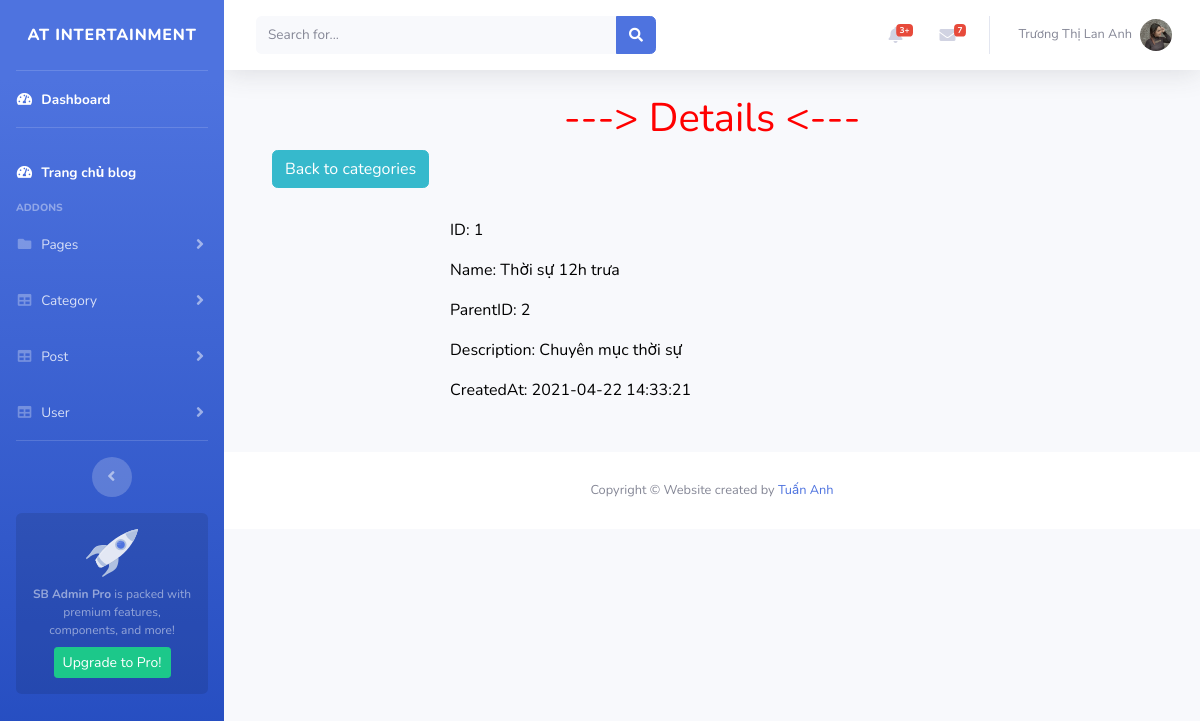
The app's page /index.php?admin=admin&mod=category&act=detail&id=1 (signed in) with its own data.
### tables this page shows
CREATE TABLE `categories`  (
  `id` int NOT NULL AUTO_INCREMENT,
  `name` varchar(255) NULL DEFAULT NULL,
  `parent_id` int NULL DEFAULT NULL COMMENT 'danh mục cha',
  `slug` varchar(255) NULL DEFAULT NULL,
  `description` mediumtext NULL COMMENT 'Mô tả thể loại',
  `created_at` timestamp(0) NULL DEFAULT current_timestamp(0) ON UPDATE CURRENT_TIMESTAMP(0) COMMENT 'Ngày tạo',
  PRIMARY KEY (`id`) USING BTREE,
  INDEX `parent_id`(`parent_id`) USING BTREE,
  CONSTRAINT `categories_ibfk_1` FOREIGN KEY (`parent_id`) REFERENCES `categories` (`id`) ON DELETE RESTRICT ON UPDATE RESTRICT
);

### controllers/admin/CategoryController.php (called while the page is built, shortened)
<?php
	class CategoryController extends BaseController{
		public $model;
		function __construct(){
			$this->model = new Category();
		}
		public function detail(){
			$id = $_GET['id'];
			$category = $this->model->find($id);
			require('views/category/detail.php');
		}
	}
 ?>

### index.php (called while the page is built, shortened)
<?php
	$act = (isset($_GET['act'])?$_GET['act']:'list');
	$controller_obj = new $controller_class_name();
	$controller_obj->$act();
 ?>

### models/connection.php (called while the page is built, shortened)
<?php
	class Connection{
		function __construct(){
			$servername = "localhost";
			$username = "root";
			$password = "";
			$dbname = "php27.zent";
			$this->connection = new mysqli($servername, $username, $password, $dbname);
		}
	}
 ?>

### models/model.php (called while the page is built, shortened)
<?php
require_once('connection.php');
class Model{
	var $table;
	var $connection;
	function __construct(){
		$conn = new Connection();
		$this->connection = $conn->connection;
	}
	function find($id){
		$query = "SELECT * FROM ".$this->table." WHERE id= ".$id;
		return $this->connection->query($query)->fetch_assoc();
	}
}
?>

### views/category/detail.php (the view, shortened to what this page needs)
<?php include('views/header.php'); ?>
    <div class="container-fluid">
 	<div style="margin-bottom: 50px; ">
 	<div class="container" >
 		<h1 class="text-center" style="color: red;">---> Details <---</h1>
 		<a href="index.php?admin=admin&mod=category&act=list" class="btn btn-info" style="margin-bottom: 30px;">Back to categories</a>
 		<div class="container" style="width: 65%; color: black;" >
 			<p>ID: <?= $category['id'] ?></p>
 		 	<p>Name: <?= $category['name'] ?></p>
 		 	<p>ParentID: <?= $category['parent_id'] ?></p>
 		 	<p>Description: <?= $category['description'] ?></p>
 		 	<p>CreatedAt: <?php echo $category['created_at']; ?></p>
 		</div>
 	</div>
 	</div>
</div>
<?php include('views/footer.php'); ?>

### records on screen
categories: id "1", name "Thời sự 12h trưa", parent "2", description "Chuyên mục thời sự", created_at "2021-04-22 14:33:21"

### other values on screen
$_SESSION['auth']['name'] "Trương Thị Lan Anh"
